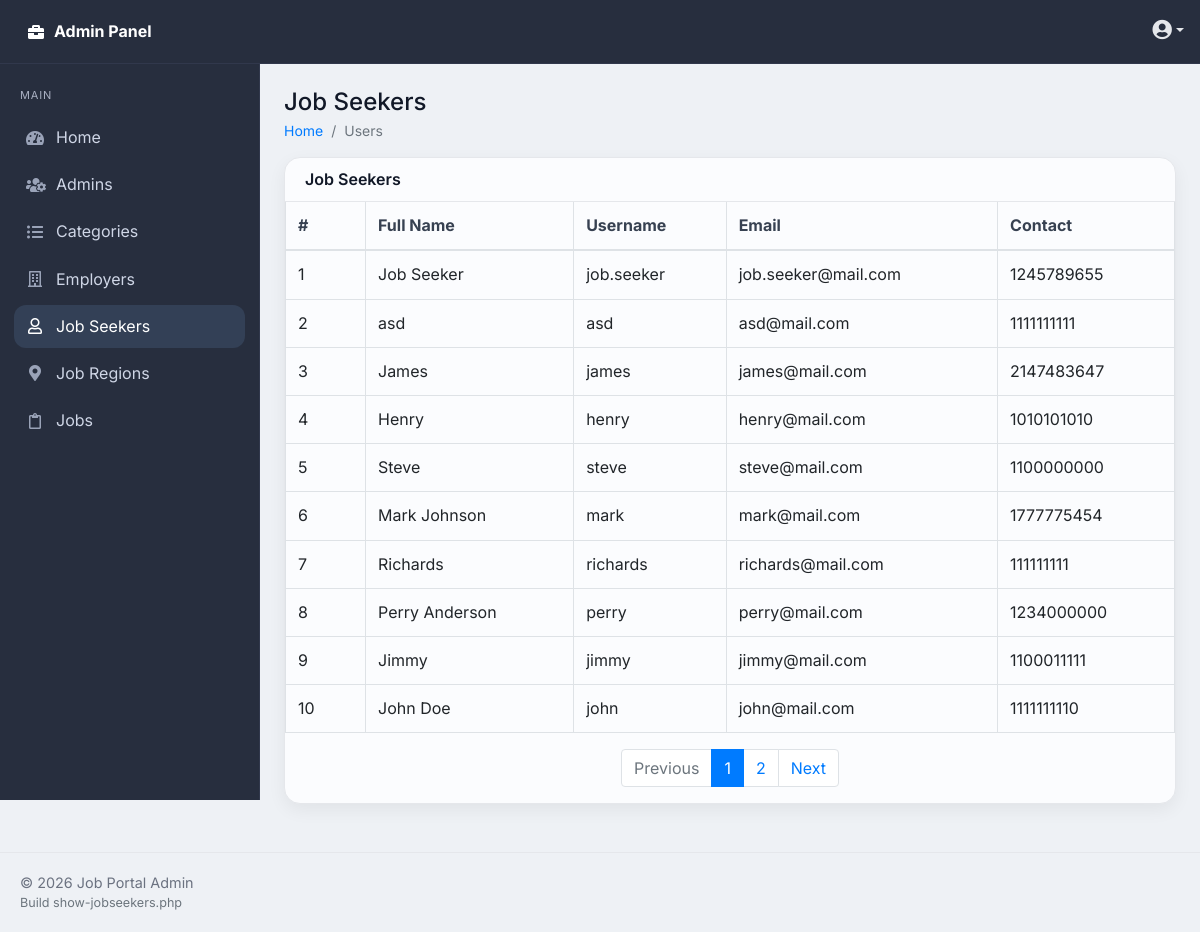
The app's page /admin/users/show-jobseekers.php (signed in) with its own data.
### tables this page shows
CREATE TABLE `users` (
  `id` int(3) NOT NULL AUTO_INCREMENT,
  `fullname` varchar(155) NOT NULL,
  `username` varchar(200) NOT NULL,
  `email` varchar(200) NOT NULL,
  `contact` varchar(20) NOT NULL,
  `region_id` int(11) DEFAULT NULL,
  `address` varchar(255) DEFAULT NULL,
  `mypassword` varchar(200) NOT NULL,
  `img` varchar(200) NOT NULL,
  `type` varchar(200) NOT NULL,
  `cv` varchar(200) DEFAULT NULL,
  `skills` varchar(255) NOT NULL,
  `education` varchar(200) NOT NULL,
  `title` varchar(200) DEFAULT NULL,
  `bio` varchar(500) DEFAULT NULL,
  `facebook` varchar(200) DEFAULT NULL,
  `twitter` varchar(200) DEFAULT NULL,
  `linkedin` varchar(200) DEFAULT NULL,
  `created_at` timestamp NOT NULL DEFAULT current_timestamp(),
  PRIMARY KEY (`id`),
  KEY `fk_users_region` (`region_id`),
  CONSTRAINT `fk_users_region` FOREIGN KEY (`region_id`) REFERENCES `job_regions` (`id`) ON DELETE SET NULL ON UPDATE CASCADE
);

### admin/users/show-jobseekers.php (the view, shortened to what this page needs)
<?php require "../../config/config.php";
?>
<?php
function h($v){ return htmlspecialchars((string)$v, ENT_QUOTES, 'UTF-8'); }
$limit   = 10;
$page    = (isset($_GET['page']) && is_numeric($_GET['page']) && $_GET['page'] > 0) ? (int)$_GET['page'] : 1;
$offset  = ($page - 1) * $limit;
$counter = $offset + 1;
$totalStmt = $conn->query("SELECT COUNT(*) AS total FROM users WHERE UPPER(type) = 'JOB SEEKER'");
$totalRecords = (int)$totalStmt->fetch(PDO::FETCH_OBJ)->total;
$totalPages   = max(1, (int)ceil($totalRecords / $limit));
$stmt = $conn->prepare("
  SELECT id, fullname, username, email, contact
  FROM users
  WHERE UPPER(type) = 'JOB SEEKER'
  ORDER BY id ASC
  LIMIT :limit OFFSET :offset
");
$stmt->bindValue(':limit',  $limit,  PDO::PARAM_INT);
$stmt->bindValue(':offset', $offset, PDO::PARAM_INT);
$stmt->execute();
$jobSeekers = $stmt->fetchAll(PDO::FETCH_OBJ);
?>
<?php require "../layouts/header.php"; ?>
<div class="row">
  <div class="col">
    <div class="card">
      <div class="card-header d-flex align-items-center justify-content-between">
        <h2 class="card-title h6 mb-0">Job Seekers</h2>
      </div>
      <div class="card-body p-0">
        <div class="table-responsive">
          <table class="table table-hover table-bordered mb-0">
            <thead>
              <tr>
                <th style="width:80px">#</th>
                <th>Full Name</th>
                <th>Username</th>
                <th>Email</th>
                <th>Contact</th>
              </tr>
            </thead>
            <tbody>
              <?php if (!$jobSeekers): ?>
                <tr>
                  <td colspan="5" class="text-center text-muted py-4">No job seekers found.</td>
                </tr>
              <?php else: ?>
                <?php foreach($jobSeekers as $user): ?>
                  <tr>
                    <td><?= $counter++; ?></td>
                    <td><?= h($user->fullname); ?></td>
                    <td><?= h($user->username); ?></td>
                    <td><?= h($user->email); ?></td>
                    <td><?= h($user->contact); ?></td>
                  </tr>
                <?php endforeach; ?>
              <?php endif; ?>
            </tbody>
          </table>
        </div>
        <nav class="p-3">
          <ul class="pagination justify-content-center mb-0">
            <li class="page-item <?= ($page <= 1 ? 'disabled' : '') ?>">
              <a class="page-link" href="?page=<?= max(1, $page - 1) ?>">Previous</a>
            </li>
            <?php for ($i = 1; $i <= $totalPages; $i++): ?>
              <li class="page-item <?= ($page === $i ? 'active' : '') ?>">
                <a class="page-link" href="?page=<?= $i ?>"><?= $i ?></a>
              </li>
            <?php endfor; ?>
            <li class="page-item <?= ($page >= $totalPages ? 'disabled' : '') ?>">
              <a class="page-link" href="?page=<?= min($totalPages, $page + 1) ?>">Next</a>
            </li>
          </ul>
        </nav>
      </div>
    </div>
  </div>
</div>
<?php require "../layouts/footer.php"; ?>

### admin/styles/style.css (style rules this page uses)
:root { --nav:#272e3e; --nav-border:#31384c; --nav-muted:#a9b0c2; --bg:#eef1f5; --card:#fbfcfe; --text:#111827; --muted:#6b7280; --primary:#4f46e5; --primary-600:#4338ca; --border:#e5e7eb; --sidebar:#272e3e; --sidebar-border:#31384c; --shadow:0 6px 18px rgba(0,0,0,.06); --radius:16px; }
* { box-sizing:border-box }
html,body { height:100% }
body.app { font-family:'Inter',system-ui,-apple-system,Segoe UI,Roboto,Arial,sans-serif; color:var(--text); background:var(--bg); line-height:1.45; }
.card { border:1px solid var(--border)!important; border-radius:var(--radius)!important; box-shadow:var(--shadow); background:var(--card); }
.card-header { background:transparent; border-bottom:1px solid var(--border) }
.card-title { margin:0; font-weight:600 }
.table thead th { border-top:0; color:#374151 }
.table tbody td { vertical-align:middle }

### records on screen
users: fullname "Job Seeker", username "job.seeker", email "job.seeker@mail.com", contact "1245789655"
users: fullname "asd", username "asd", email "asd@mail.com", contact "1111111111"
users: fullname "James", username "james", email "james@mail.com", contact "2147483647"
users: fullname "Henry", username "henry", email "henry@mail.com", contact "1010101010"
users: fullname "Steve", username "steve", email "steve@mail.com", contact "1100000000"
users: fullname "Mark Johnson", username "mark", email "mark@mail.com", contact "1777775454"
users: fullname "Richards", username "richards", email "richards@mail.com", contact "111111111"
users: fullname "Perry Anderson", username "perry", email "perry@mail.com", contact "1234000000"
users: fullname "Jimmy", username "jimmy", email "jimmy@mail.com", contact "1100011111"
users: fullname "John Doe", username "john", email "john@mail.com", contact "1111111110"

### other values on screen
$pageTitle "Job Seekers"
$breadcrumb "Users"
basename($_SERVER['SCRIPT_NAME']) "show-jobseekers.php"
